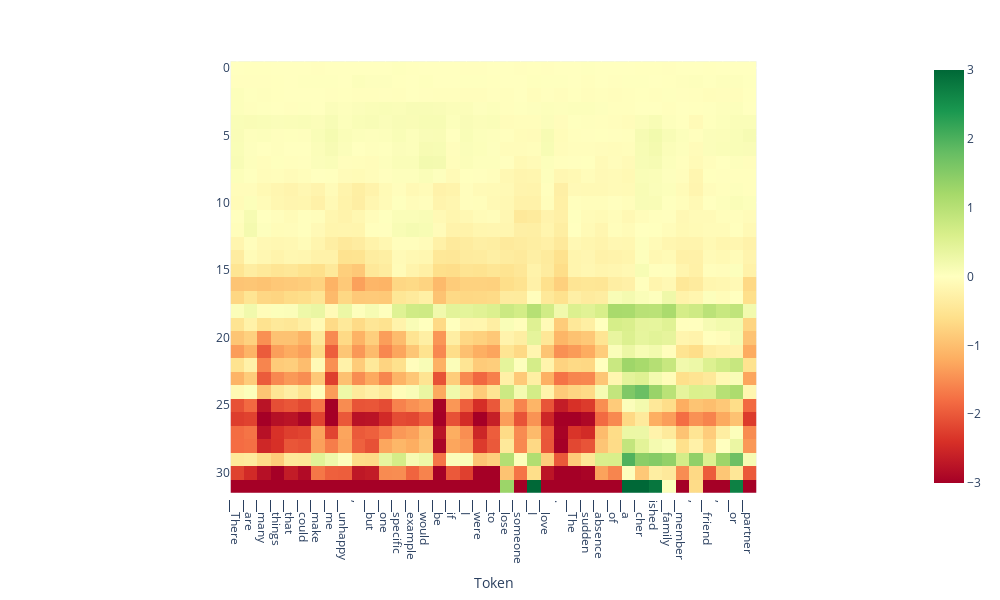

Write notebook code for a chart like this one.
### Code cell
from lmdoctor.plot_utils import plot_projection_heatmap
tokens = tokenizer.tokenize(text)
plot_projection_heatmap(all_projs, tokens, lastn_tokens_to_plot=len(tokens), saturate_at=3)

### Figure 1 — Plotly figure (JSON) as saved in the notebook; plotly's stock layout.template omitted (floating-point values rounded to 4 significant figures; data arrays with more than 128 entries replaced by an {"elided": "..."} marker saying what was removed)
{"data": [{"coloraxis": "coloraxis", "hovertemplate": "Token: %{x}<br>y: %{y}<br>color: %{z}<extra></extra>", "name": "0", "type": "heatmap", "xaxis": "x", "yaxis": "y", "z": {"elided": "32x39 float values"}}], "layout": {"coloraxis": {"cmax": 3, "cmin": -3, "colorscale": [[0, "rgb(165,0,38)"], [0.1, "rgb(215,48,39)"], [0.2, "rgb(244,109,67)"], [0.3, "rgb(253,174,97)"], [0.4, "rgb(254,224,139)"], [0.5, "rgb(255,255,191)"], [0.6, "rgb(217,239,139)"], [0.7, "rgb(166,217,106)"], [0.8, "rgb(102,189,99)"], [0.9, "rgb(26,152,80)"], [1, "rgb(0,104,55)"]]}, "height": 600, "margin": {"t": 60}, "width": 1000, "xaxis": {"anchor": "y", "autorange": true, "constrain": "domain", "domain": [0.182, 0.818], "range": [-0.5, 38.5], "scaleanchor": "y", "ticktext": ["▁There", "▁are", "▁many", "▁things", "▁that", "▁could", "▁make", "▁me", "▁unhappy", ",", "▁but", "▁one", "▁specific", "▁example", "▁would", "▁be", "▁if", "▁I", "▁were", "▁to", "▁lose", "▁someone", "▁I", "▁love", ".", "▁The", "▁sudden", "▁absence", "▁of", "▁a", "▁cher", "ished", "▁family", "▁member", ",", "▁friend", ",", "▁or", "▁partner", "▁would"], "tickvals": [0, 1, 2, 3, 4, 5, 6, 7, 8, 9, 10, 11, 12, 13, 14, 15, 16, 17, 18, 19, 20, 21, 22, 23, 24, 25, 26, 27, 28, 29, 30, 31, 32, 33, 34, 35, 36, 37, 38, 39], "title": {"text": "Token"}}, "yaxis": {"anchor": "x", "autorange": true, "constrain": "domain", "domain": [0, 1], "range": [31.5, -0.5]}}}
